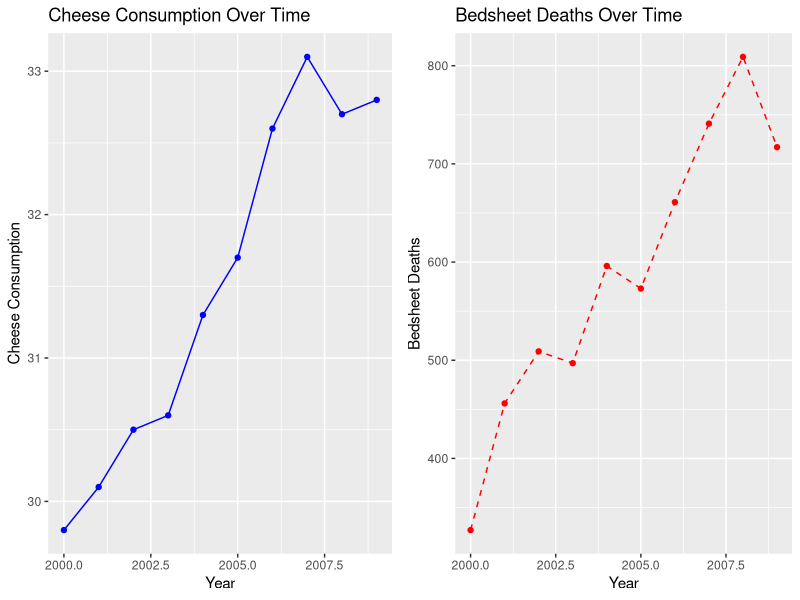

The R script that drew this image:
## ---- chunk 1
library(gridExtra)
# With 10 coordinates from out plot:

cheese_consumption <- c(29.8, 30.1, 30.5, 30.6, 31.3, 31.7, 32.6, 33.1, 32.7, 32.8)
bedsheet_deaths <- c(327, 456, 509, 497, 596, 573, 661, 741, 809, 717)

# Create a data frame
data <- data.frame(Year = seq(2000, 2009), Cheese = cheese_consumption, Bedsheets = bedsheet_deaths)

# Load ggplot2 library
library(ggplot2)

# Create a plot for Cheese Consumption
plot_cheese <- ggplot(data, aes(x = Year, y = Cheese)) +
  geom_point(color = "blue") +
  geom_line(color = "blue", linetype = "solid") +
  labs(title = "Cheese Consumption Over Time",
       x = "Year",
       y = "Cheese Consumption")

# Create a plot for Bedsheet Deaths
plot_bedsheets <- ggplot(data, aes(x = Year, y = Bedsheets)) +
  geom_point(color = "red") +
  geom_line(color = "red", linetype = "dashed") +
  labs(title = "Bedsheet Deaths Over Time",
       x = "Year",
       y = "Bedsheet Deaths")

# Display the plots side by side
gridExtra::grid.arrange(plot_cheese, plot_bedsheets, ncol = 2)
